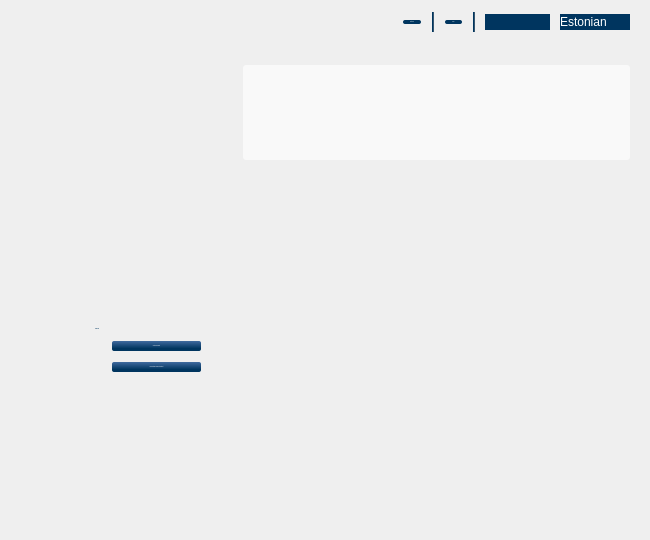
<?xml version="1.0" encoding="UTF-8"?>
<ui version="4.0">
 <class>MainWindow</class>
 <widget class="QWidget" name="MainWindow">
  <property name="geometry">
   <rect>
    <x>0</x>
    <y>0</y>
    <width>650</width>
    <height>540</height>
   </rect>
  </property>
  <property name="sizePolicy">
   <sizepolicy hsizetype="Fixed" vsizetype="Fixed">
    <horstretch>0</horstretch>
    <verstretch>0</verstretch>
   </sizepolicy>
  </property>
  <property name="minimumSize">
   <size>
    <width>650</width>
    <height>540</height>
   </size>
  </property>
  <property name="maximumSize">
   <size>
    <width>650</width>
    <height>540</height>
   </size>
  </property>
  <property name="acceptDrops">
   <bool>true</bool>
  </property>
  <property name="windowTitle">
   <string>DigiDoc crypt</string>
  </property>
  <property name="windowIcon">
   <iconset resource="../rc/qdigidoccrypto.qrc">
    <normaloff>:/images/crypto_64.png</normaloff>:/images/crypto_64.png</iconset>
  </property>
  <property name="styleSheet">
   <string notr="true">* {
color: #355670;
font: 12px &quot;Arial, Liberation Sans&quot;;
}

#background
{ background-image: url(&quot;:/images/background.png&quot;); }

/* widgets */
QDialogButtonBox
{ dialogbuttonbox-buttons-have-icons: 0; }

QPushButton
{
background-color: qlineargradient(x1: 0, y1: 0, x2: 0, y2: 1, stop: 0 #406A9E, stop: 0.75 #00355F);
border: 0px;
border-radius: 2px;
color: white;
margin-left: 1px;
margin-right: 1px;
min-width: 75px;
padding: 1px 7px;
}

QDialogButtonBox QPushButton, #home QPushButton
{ padding: 4px 7px; }

QPushButton:hover, QPushButton:focus
{ background-color: qlineargradient(x1: 0, y1: 0, x2: 0, y2: 1, stop: 0 #F1C157, stop:0.28 #FADF91, stop:1 #EBA927); }

QPushButton:disabled
{ background-color: qlineargradient(x1: 0, y1: 0, x2: 0, y2: 1, stop: 0 #A3AFC0, stop: 0.75 #80909D); }

/* header */
#headerLine, #headerLine2
{ background-color: #00355F; }

#cards, #languages
{
background-color: #00355F;
border: 0px;
color: white;
padding-right: 5px;
}

#cards QAbstractItemView, #languages QAbstractItemView
{
background-color: white;
border: 0px;
color: #355670;
}

#cards::down-arrow, #languages::down-arrow
{ image: url(&quot;:/images/languages_button.png&quot;); }

#cards::drop-down, #languages::drop-down
{ border: 0px; }

#settings, #help
{
background-color: #00355F;
color: #afc6d1;
font: bold;
min-width: 0px;
}

#settings:hover, #settings:focus
#help:hover, #help:focus
{ text-decoration: underline; }

#infoFrame
{
background-color: rgba( 255, 255, 255, 153 );
border-radius: 3px;
color: #668696;
padding-left: 10px;
padding-right: 10px;
}

#infoCard
{ font: bold; }

/* content */
#homeButtonLabel,
#viewContentLabel, #viewKeysLabel
{
color: #00355F;
font: bold;
}

#home, #intro, #view,
#viewContentView
{ background-color: transparent; }

#viewContentFrame
{
background-color: rgba( 255, 255, 255, 200 );
border: 1px solid gray;
color: #355670;
padding: 5px;
}

#viewKeysFrame
{
background-color: rgba( 255, 255, 255, 200 );
border: 1px solid gray;
padding: 5px;
}

#viewKeys, #viewKeysScroll
{
background-color: transparent;
color: #71889A;
}</string>
  </property>
  <layout class="QVBoxLayout" name="MainLayout">
   <property name="spacing">
    <number>0</number>
   </property>
   <property name="margin">
    <number>0</number>
   </property>
   <item>
    <widget class="QFrame" name="background">
     <layout class="QVBoxLayout" name="backgroundLayout">
      <property name="spacing">
       <number>0</number>
      </property>
      <property name="leftMargin">
       <number>20</number>
      </property>
      <property name="topMargin">
       <number>0</number>
      </property>
      <property name="rightMargin">
       <number>20</number>
      </property>
      <property name="bottomMargin">
       <number>20</number>
      </property>
      <item>
       <layout class="QHBoxLayout" name="headerLayout">
        <property name="spacing">
         <number>10</number>
        </property>
        <item>
         <spacer name="headerSpacer">
          <property name="orientation">
           <enum>Qt::Horizontal</enum>
          </property>
          <property name="sizeHint" stdset="0">
           <size>
            <width>0</width>
            <height>45</height>
           </size>
          </property>
         </spacer>
        </item>
        <item>
         <widget class="QPushButton" name="settings">
          <property name="font">
           <font>
            <family>Arial, Liberation Sans</family>
            <pointsize>-1</pointsize>
            <weight>75</weight>
            <italic>false</italic>
            <bold>true</bold>
           </font>
          </property>
          <property name="text">
           <string>Settings</string>
          </property>
         </widget>
        </item>
        <item>
         <widget class="Line" name="headerLine">
          <property name="maximumSize">
           <size>
            <width>2</width>
            <height>20</height>
           </size>
          </property>
          <property name="frameShadow">
           <enum>QFrame::Plain</enum>
          </property>
          <property name="orientation">
           <enum>Qt::Vertical</enum>
          </property>
         </widget>
        </item>
        <item>
         <widget class="QPushButton" name="help">
          <property name="font">
           <font>
            <family>Arial, Liberation Sans</family>
            <pointsize>-1</pointsize>
            <weight>75</weight>
            <italic>false</italic>
            <bold>true</bold>
           </font>
          </property>
          <property name="text">
           <string>Help</string>
          </property>
         </widget>
        </item>
        <item>
         <widget class="Line" name="headerLine2">
          <property name="maximumSize">
           <size>
            <width>2</width>
            <height>20</height>
           </size>
          </property>
          <property name="frameShadow">
           <enum>QFrame::Plain</enum>
          </property>
          <property name="orientation">
           <enum>Qt::Vertical</enum>
          </property>
         </widget>
        </item>
        <item>
         <widget class="QComboBox" name="cards"/>
        </item>
        <item>
         <widget class="QComboBox" name="languages">
          <item>
           <property name="text">
            <string>Estonian</string>
           </property>
          </item>
          <item>
           <property name="text">
            <string>English</string>
           </property>
          </item>
          <item>
           <property name="text">
            <string>Russian</string>
           </property>
          </item>
         </widget>
        </item>
       </layout>
      </item>
      <item>
       <layout class="QHBoxLayout" name="infoLayout">
        <property name="topMargin">
         <number>20</number>
        </property>
        <property name="bottomMargin">
         <number>20</number>
        </property>
        <item>
         <spacer name="infoSpacer">
          <property name="orientation">
           <enum>Qt::Horizontal</enum>
          </property>
          <property name="sizeHint" stdset="0">
           <size>
            <width>0</width>
            <height>0</height>
           </size>
          </property>
         </spacer>
        </item>
        <item>
         <widget class="QFrame" name="infoFrame">
          <property name="minimumSize">
           <size>
            <width>387</width>
            <height>95</height>
           </size>
          </property>
          <property name="maximumSize">
           <size>
            <width>387</width>
            <height>95</height>
           </size>
          </property>
          <layout class="QHBoxLayout" name="horizontalLayout">
           <item>
            <widget class="QLabel" name="infoCard">
             <property name="sizePolicy">
              <sizepolicy hsizetype="Expanding" vsizetype="Preferred">
               <horstretch>0</horstretch>
               <verstretch>0</verstretch>
              </sizepolicy>
             </property>
             <property name="font">
              <font>
               <family>Arial, Liberation Sans</family>
               <pointsize>-1</pointsize>
               <weight>75</weight>
               <italic>false</italic>
               <bold>true</bold>
              </font>
             </property>
            </widget>
           </item>
           <item>
            <widget class="QLabel" name="infoLogo"/>
           </item>
          </layout>
         </widget>
        </item>
       </layout>
      </item>
      <item>
       <widget class="QStackedWidget" name="stack">
        <property name="currentIndex">
         <number>0</number>
        </property>
        <widget class="QWidget" name="home">
         <layout class="QVBoxLayout" name="homeLayout">
          <property name="leftMargin">
           <number>75</number>
          </property>
          <property name="topMargin">
           <number>0</number>
          </property>
          <property name="rightMargin">
           <number>75</number>
          </property>
          <property name="bottomMargin">
           <number>0</number>
          </property>
          <item>
           <spacer name="homeTopSpacer">
            <property name="orientation">
             <enum>Qt::Vertical</enum>
            </property>
            <property name="sizeHint" stdset="0">
             <size>
              <width>0</width>
              <height>0</height>
             </size>
            </property>
           </spacer>
          </item>
          <item>
           <layout class="QGridLayout" name="homeButtonLayout">
            <item row="0" column="0" colspan="2">
             <widget class="QLabel" name="homeButtonLabel">
              <property name="font">
               <font>
                <family>Arial, Liberation Sans</family>
                <pointsize>-1</pointsize>
                <weight>75</weight>
                <italic>false</italic>
                <bold>true</bold>
               </font>
              </property>
              <property name="text">
               <string>I want to:</string>
              </property>
             </widget>
            </item>
            <item row="0" column="2">
             <spacer name="homeButtonSpacer">
              <property name="orientation">
               <enum>Qt::Horizontal</enum>
              </property>
              <property name="sizeHint" stdset="0">
               <size>
                <width>0</width>
                <height>0</height>
               </size>
              </property>
             </spacer>
            </item>
            <item row="1" column="1">
             <widget class="QPushButton" name="homeCreate">
              <property name="font">
               <font>
                <family>Arial, Liberation Sans</family>
                <pointsize>-1</pointsize>
                <weight>50</weight>
                <italic>false</italic>
                <bold>false</bold>
               </font>
              </property>
              <property name="text">
               <string>Crypt documents</string>
              </property>
             </widget>
            </item>
            <item row="2" column="1">
             <widget class="QPushButton" name="homeView">
              <property name="font">
               <font>
                <family>Arial, Liberation Sans</family>
                <pointsize>-1</pointsize>
                <weight>50</weight>
                <italic>false</italic>
                <bold>false</bold>
               </font>
              </property>
              <property name="text">
               <string>View crypted document content</string>
              </property>
             </widget>
            </item>
            <item row="1" column="0">
             <spacer name="horizontalSpacer">
              <property name="orientation">
               <enum>Qt::Horizontal</enum>
              </property>
              <property name="sizeType">
               <enum>QSizePolicy::Fixed</enum>
              </property>
              <property name="sizeHint" stdset="0">
               <size>
                <width>10</width>
                <height>20</height>
               </size>
              </property>
             </spacer>
            </item>
           </layout>
          </item>
          <item>
           <spacer name="homeBottomSpacer">
            <property name="orientation">
             <enum>Qt::Vertical</enum>
            </property>
            <property name="sizeHint" stdset="0">
             <size>
              <width>0</width>
              <height>0</height>
             </size>
            </property>
           </spacer>
          </item>
         </layout>
        </widget>
        <widget class="QWidget" name="intro">
         <layout class="QVBoxLayout" name="introLayout">
          <property name="margin">
           <number>0</number>
          </property>
          <item>
           <widget class="QLabel" name="introContent">
            <property name="text">
             <string>&lt;!DOCTYPE HTML PUBLIC &quot;-//W3C//DTD HTML 4.0//EN&quot; &quot;http://www.w3.org/TR/REC-html40/strict.dtd&quot;&gt;
&lt;html&gt;&lt;head&gt;&lt;meta name=&quot;qrichtext&quot; content=&quot;1&quot; /&gt;&lt;/head&gt;&lt;body&gt;
&lt;p style=&quot; font: 12px 'Arial,Liberation Sans';&quot;&gt;
Document encryption.&lt;br /&gt;&lt;br /&gt;
Document encryption is for safe data transfer over unsecure media, so that only scpecific reciever(s) can open it.&lt;br /&gt;&lt;br /&gt;
Encryption with ID-card is not ment for long and secure data storage, it is only ment for transfering.&lt;br /&gt;&lt;br /&gt;
For encryption Sertifitseerimiskeskus' LDAP service ise used, to search for reciever(s) certificates. Documents are encrypted with public key that is found the certificate. Encryption is one-way only, for decryption private key is needed, that is only on reciever's ID-card.&lt;/p&gt;
&lt;/body&gt;&lt;/html&gt;</string>
            </property>
            <property name="wordWrap">
             <bool>true</bool>
            </property>
           </widget>
          </item>
          <item>
           <spacer name="introSpacer">
            <property name="orientation">
             <enum>Qt::Vertical</enum>
            </property>
            <property name="sizeHint" stdset="0">
             <size>
              <width>0</width>
              <height>0</height>
             </size>
            </property>
           </spacer>
          </item>
          <item>
           <layout class="QHBoxLayout" name="introButtonLayout">
            <item>
             <widget class="QCheckBox" name="introCheck">
              <property name="text">
               <string>Yes, I will use ID-card certificate only for secure transfer</string>
              </property>
             </widget>
            </item>
            <item>
             <widget class="QDialogButtonBox" name="introButtons">
              <property name="standardButtons">
               <set>QDialogButtonBox::Cancel</set>
              </property>
             </widget>
            </item>
           </layout>
          </item>
         </layout>
        </widget>
        <widget class="QWidget" name="view">
         <layout class="QGridLayout" name="viewLayout">
          <property name="horizontalSpacing">
           <number>10</number>
          </property>
          <property name="margin">
           <number>0</number>
          </property>
          <item row="1" column="0">
           <widget class="QLabel" name="viewContentLabel">
            <property name="font">
             <font>
              <family>Arial, Liberation Sans</family>
              <pointsize>-1</pointsize>
              <weight>75</weight>
              <italic>false</italic>
              <bold>true</bold>
             </font>
            </property>
            <property name="text">
             <string>Container content:</string>
            </property>
           </widget>
          </item>
          <item row="1" column="1">
           <widget class="QLabel" name="viewKeysLabel">
            <property name="font">
             <font>
              <family>Arial, Liberation Sans</family>
              <pointsize>-1</pointsize>
              <weight>75</weight>
              <italic>false</italic>
              <bold>true</bold>
             </font>
            </property>
            <property name="text">
             <string>Keys</string>
            </property>
           </widget>
          </item>
          <item row="0" column="0" colspan="2">
           <widget class="QLabel" name="viewFileName">
            <property name="text">
             <string>Container:</string>
            </property>
           </widget>
          </item>
          <item row="4" column="0" colspan="2">
           <widget class="QDialogButtonBox" name="viewButtons">
            <property name="standardButtons">
             <set>QDialogButtonBox::Close</set>
            </property>
           </widget>
          </item>
          <item row="3" column="0">
           <widget class="QLabel" name="viewLinks">
            <property name="text">
             <string>&lt;a href=&quot;email&quot;&gt;Send container to email&lt;/a&gt;&lt;br /&gt;
&lt;a href=&quot;browse&quot;&gt;Browse container location&lt;/a&gt;</string>
            </property>
           </widget>
          </item>
          <item row="2" column="0">
           <widget class="QFrame" name="viewContentFrame">
            <property name="frameShape">
             <enum>QFrame::StyledPanel</enum>
            </property>
            <property name="frameShadow">
             <enum>QFrame::Raised</enum>
            </property>
            <layout class="QVBoxLayout" name="verticalLayout">
             <property name="margin">
              <number>0</number>
             </property>
             <item>
              <widget class="TreeWidget" name="viewContentView">
               <property name="frameShape">
                <enum>QFrame::NoFrame</enum>
               </property>
               <property name="horizontalScrollBarPolicy">
                <enum>Qt::ScrollBarAlwaysOff</enum>
               </property>
               <property name="dragEnabled">
                <bool>true</bool>
               </property>
               <property name="alternatingRowColors">
                <bool>true</bool>
               </property>
               <property name="rootIsDecorated">
                <bool>false</bool>
               </property>
               <property name="headerHidden">
                <bool>true</bool>
               </property>
               <property name="columnCount">
                <number>4</number>
               </property>
               <column>
                <property name="text">
                 <string/>
                </property>
               </column>
               <column>
                <property name="text">
                 <string/>
                </property>
               </column>
               <column>
                <property name="text">
                 <string/>
                </property>
               </column>
               <column>
                <property name="text">
                 <string/>
                </property>
               </column>
              </widget>
             </item>
             <item>
              <widget class="QLabel" name="viewContentLinks">
               <property name="text">
                <string>&lt;a href=&quot;addFile&quot;&gt;Add file&lt;/a&gt; &lt;a href=&quot;saveAll&quot;&gt;Save files to disk&lt;/a&gt;</string>
               </property>
               <property name="alignment">
                <set>Qt::AlignRight|Qt::AlignTrailing|Qt::AlignVCenter</set>
               </property>
              </widget>
             </item>
            </layout>
           </widget>
          </item>
          <item row="2" column="1">
           <widget class="QFrame" name="viewKeysFrame">
            <property name="frameShape">
             <enum>QFrame::StyledPanel</enum>
            </property>
            <property name="frameShadow">
             <enum>QFrame::Raised</enum>
            </property>
            <layout class="QVBoxLayout" name="verticalLayout_2">
             <property name="margin">
              <number>0</number>
             </property>
             <item>
              <widget class="QScrollArea" name="viewKeysScroll">
               <property name="frameShape">
                <enum>QFrame::NoFrame</enum>
               </property>
               <property name="horizontalScrollBarPolicy">
                <enum>Qt::ScrollBarAlwaysOff</enum>
               </property>
               <property name="widgetResizable">
                <bool>true</bool>
               </property>
               <widget class="QWidget" name="viewKeys">
                <property name="geometry">
                 <rect>
                  <x>0</x>
                  <y>0</y>
                  <width>100</width>
                  <height>30</height>
                 </rect>
                </property>
                <layout class="QVBoxLayout" name="viewKeysLayout">
                 <property name="margin">
                  <number>0</number>
                 </property>
                 <item>
                  <spacer name="viewKeysSpacer">
                   <property name="orientation">
                    <enum>Qt::Vertical</enum>
                   </property>
                   <property name="sizeHint" stdset="0">
                    <size>
                     <width>0</width>
                     <height>0</height>
                    </size>
                   </property>
                  </spacer>
                 </item>
                </layout>
               </widget>
              </widget>
             </item>
             <item>
              <widget class="QLabel" name="viewKeysLinks">
               <property name="text">
                <string>&lt;a href=&quot;addRecipient&quot;&gt;Add recipient&lt;/a&gt;</string>
               </property>
               <property name="alignment">
                <set>Qt::AlignRight|Qt::AlignTrailing|Qt::AlignVCenter</set>
               </property>
              </widget>
             </item>
            </layout>
           </widget>
          </item>
         </layout>
        </widget>
       </widget>
      </item>
     </layout>
    </widget>
   </item>
  </layout>
 </widget>
 <customwidgets>
  <customwidget>
   <class>TreeWidget</class>
   <extends>QTreeWidget</extends>
   <header>TreeWidget.h</header>
  </customwidget>
 </customwidgets>
 <resources>
  <include location="../rc/qdigidoccrypto.qrc"/>
 </resources>
 <connections/>
</ui>
